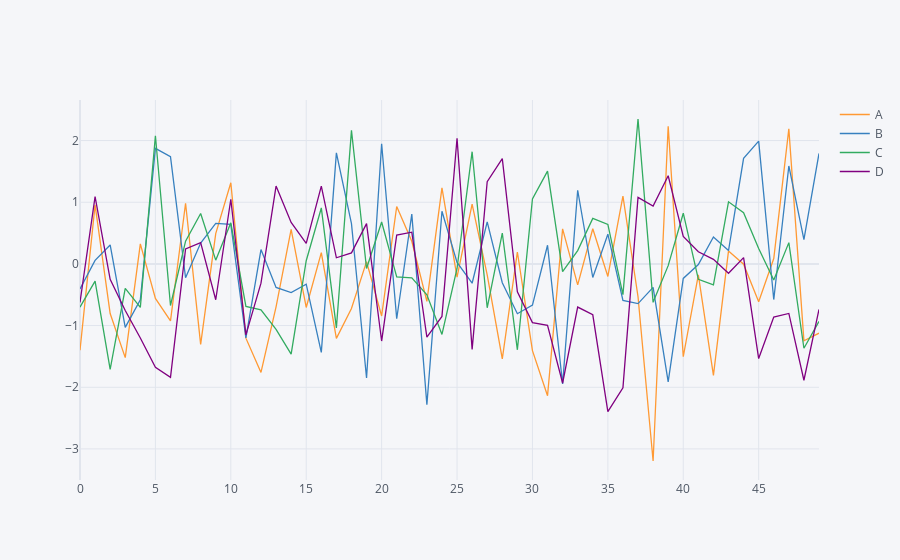

Notebook cell for this chart:
### Code cell
# More interactive
df_1.iplot()
